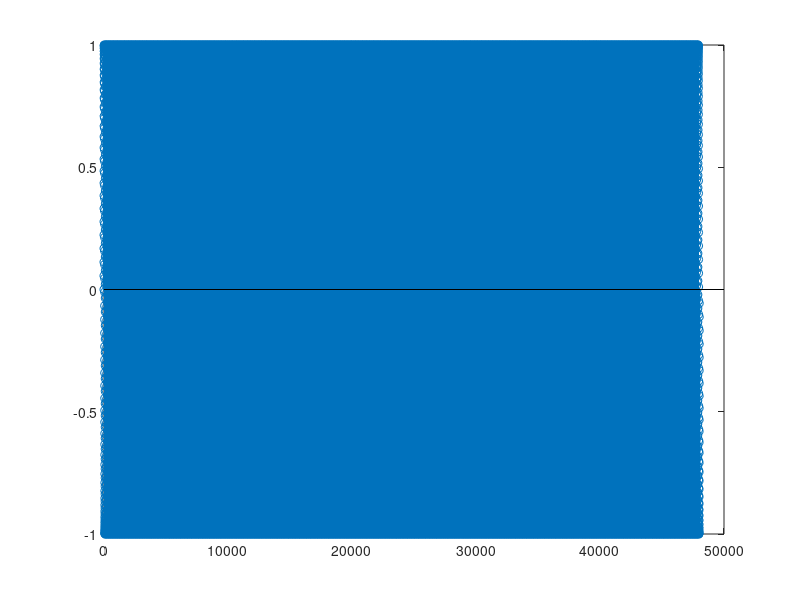

Reproduce this figure in MATLAB. (Note: this script raises an error after producing the figure.)
%% 
FS = 48000;
N = 1*FS;
n = (0:N-1);
F = 430;
x = sin(2*pi*(F/FS)*n);
stem(n,x);
kk = audioplayer(x,FS);
play(kk);

%% 
a_r =audiorecorder(FS, 24, 1);
t_rec = 3;
disp("Recording...");
recordblocking(a_r, t_rec);
disp("Recording finished2");

%% 

%play(a_r);
y=getaudiodata(a_r);
kk2=audioplayer(y,FS);
play(kk2);
pause(2);
kk3=audioplayer(y,1.5*FS);
play(kk3);
pause(1);
kk4=audioplayer(y,2*FS);
play(kk4);


%% 
NFFT      = 2^10;
window    = hamming(NFFT);
overlap   = 0.25 * NFFT;

figure(1)

subplot(2,1,1)
plot(y);

[S,FY,T,P1] = spectrogram(y(:,1), hamming(NFFT), overlap, NFFT, Fs);
subplot(2,1,2)
surf(T,FY,10*log10(P1), 'edgecolor', 'none'); axis tight;
view(0, 90);